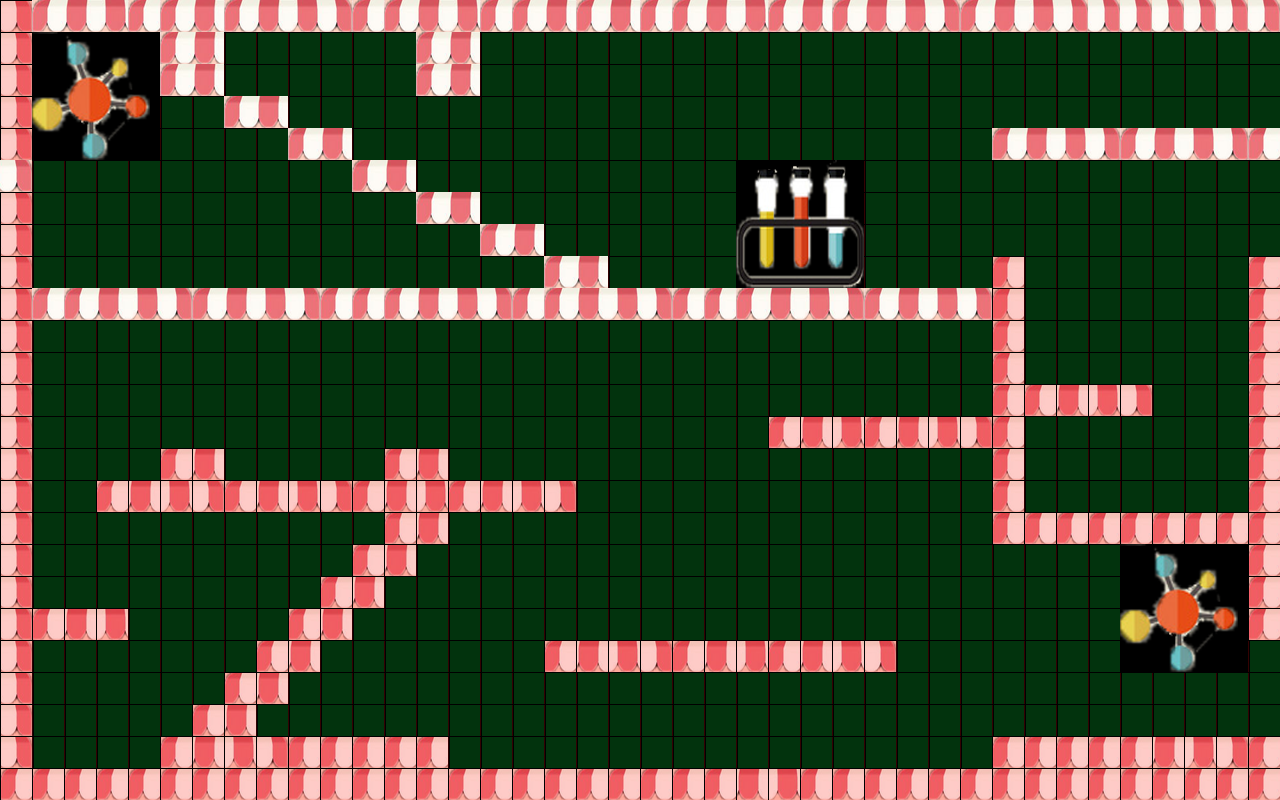

Rendered tile map (Tiled .tmx) drawn with the repository's tilesets; below, a short description and the map source with its tile grids summarised:
An orthogonal 40x25 tile map with 32x32 px tiles, 2 tile layers (块层 1, hidemate), 2 tilesets.

<map version="1.0" orientation="orthogonal" renderorder="right-down" width="40" height="25" tilewidth="32" tileheight="32" nextobjectid="1">
 <tileset firstgid="1" name="xuexiao" tilewidth="32" tileheight="32">
  <image source="xuexiao.png" width="256" height="256" />
 </tileset>
 <tileset firstgid="65" name="meta_tiles" tilewidth="32" tileheight="32">
  <image source="meta_tiles.png" width="67" height="34" />
 </tileset>
 <layer name="块层 1" width="40" height="25">
  <data>[1000 cells, 1000 non-empty, 37 distinct tile ids]</data>
 </layer>
 <layer name="hidemate" width="40" height="25">
  <properties>
   <property name="Collidable" value="True" />
  </properties>
  <data>[1000 cells, 167 non-empty, 1 distinct tile ids]</data>
 </layer>
</map>
